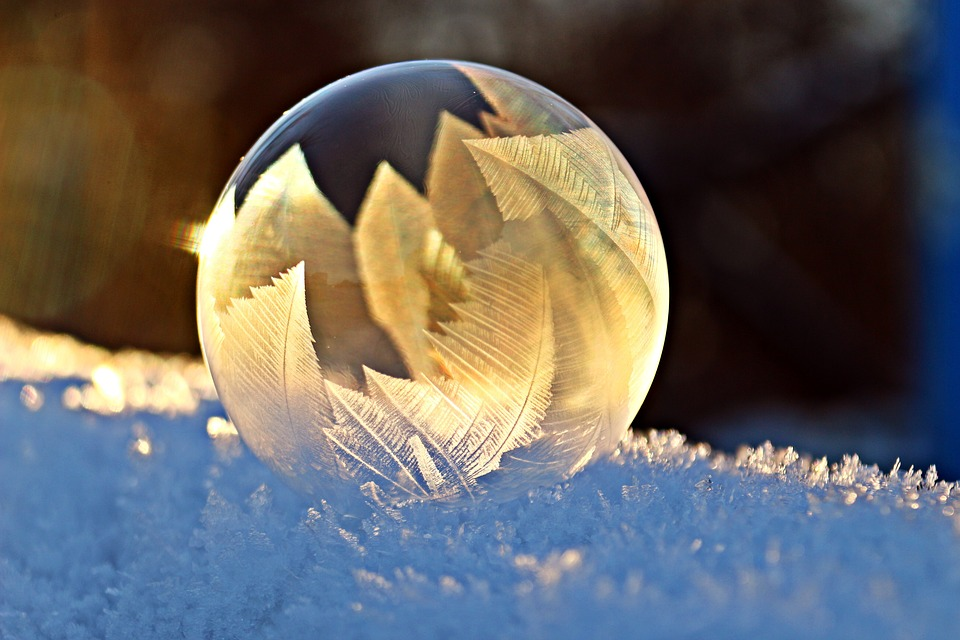
#> input picture Examples/images/before.jpg, 960 x 640 px, given in place of the camera
$ python Color_Tracking.py
#> lines starting #> are read from the running program, lines starting #| are printed output that depends on the picture; after the words box and inside, x2 and y2 are one past the last pixel; in counts of white or black regions, pixels touching at a corner belong together
# -*- coding: utf-8 -*-
"""
Created on Wed Mar 20 13:20:48 2019

@author: PM_br
"""

import cv2
import numpy as np

def main():
    cap = cv2.VideoCapture(0)
    kernelforerode = np.ones((6,6),np.uint8)
    kernelfordialte = np.ones((5,5),np.uint8)
    while(1):
        # Take each frame
        _, frame = cap.read()
#> frame is the input picture: shape (640, 960, 3); mean B, G, R 97.4, 99.9, 102.8
        # Convert BGR to HSV
        hsv = cv2.cvtColor(frame, cv2.COLOR_BGR2HSV)
#> hsv: shape (640, 960, 3); mean H, S, V 61.3, 128.4, 129.5
        # define range of blue color in HSV
        lower_blue = np.array([80,50,50])
        upper_blue = np.array([130,255,255])
        # Threshold the HSV image to get only blue colors
        mask = cv2.inRange(hsv, lower_blue, upper_blue)
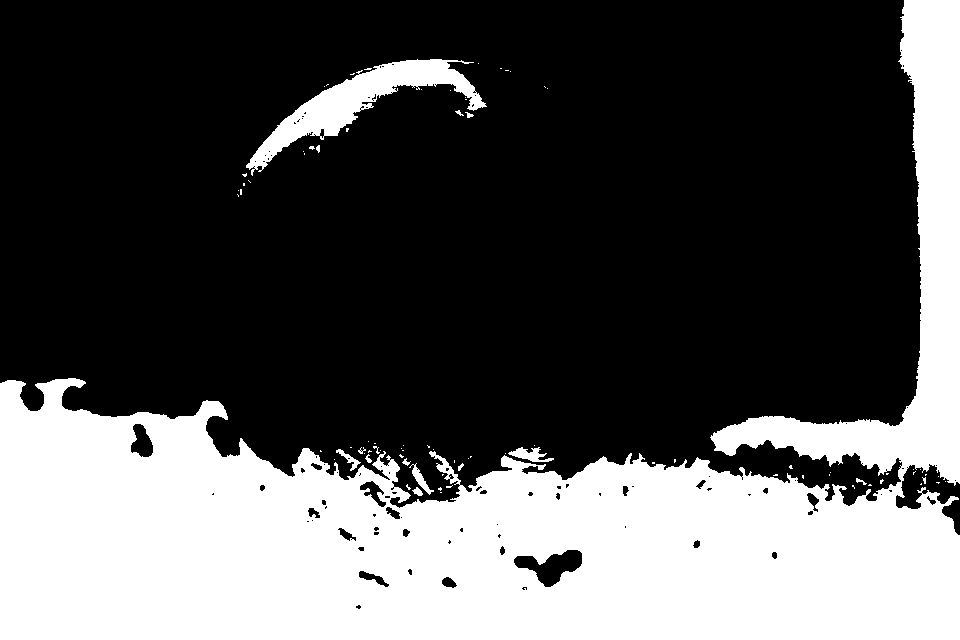
#> mask: shape (640, 960); 33.6% white; 83 white regions (68 under 20 px), largest, box (x1, y1, x2, y2) and area: (0, 0, 960, 640) 198212, (246, 59, 487, 176) 6926, (508, 447, 554, 462) 335

        #Morphological filters
        #cv2.dilate(mask,kernel,mask) #extract white areas and make white areas bigger
        cv2.erode(mask,kernelforerode,mask)
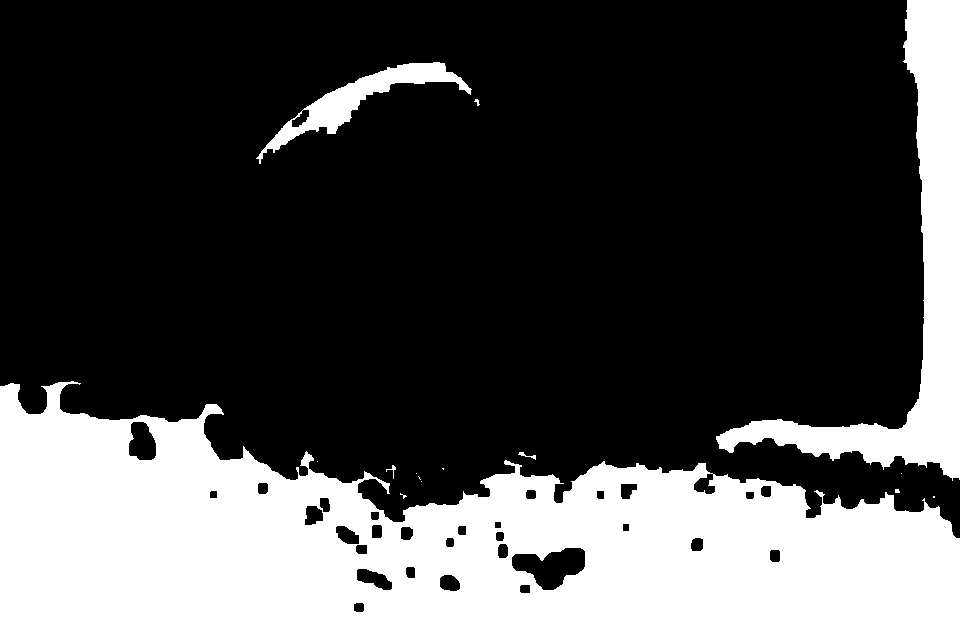
#> mask: shape (640, 960); 30.5% white; 15 white regions (9 under 20 px), largest, box (x1, y1, x2, y2) and area: (0, 381, 960, 640) 157778, (716, 0, 960, 481) 25293, (256, 62, 472, 164) 4338, (518, 452, 536, 460) 45, (386, 465, 396, 479) 34, (474, 99, 480, 106) 21
        #cv2.dilate(mask,kernel,mask)
        # Bitwise-AND mask and original image
        res = cv2.bitwise_and(frame,frame, mask= mask)
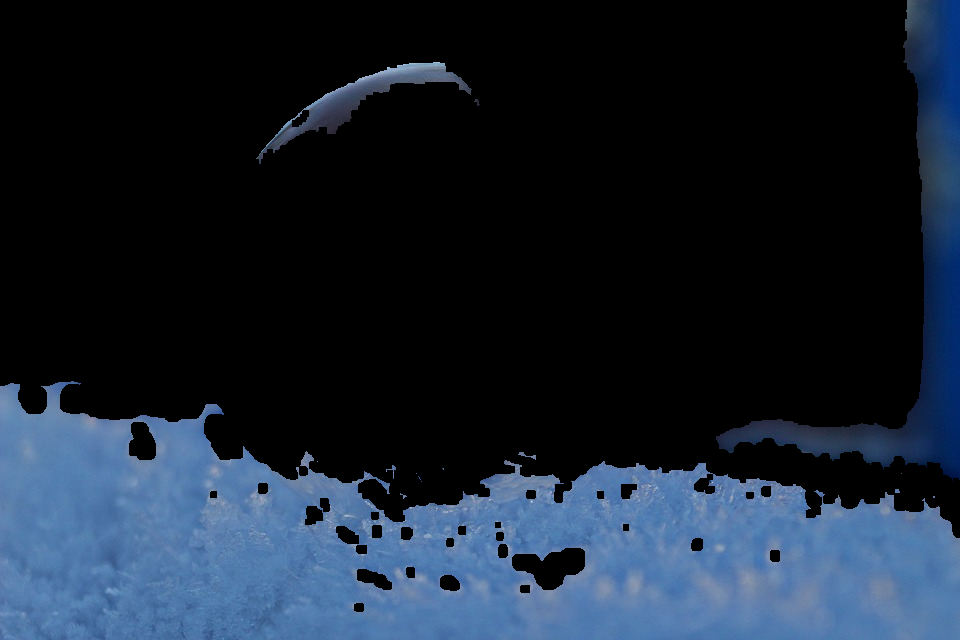
#> res: shape (640, 960, 3); mean B, G, R 48.8, 34.8, 23.9


        cv2.imshow('frame',frame)
        cv2.imshow('HSV',hsv)
        cv2.imshow('mask',mask)
        cv2.imshow('res',res)
        k = cv2.waitKey(5) & 0xFF
#> (key Esc is pressed here)
        if k == 27:
            break
    cv2.destroyAllWindows()

if __name__=='__main__':
    main()
